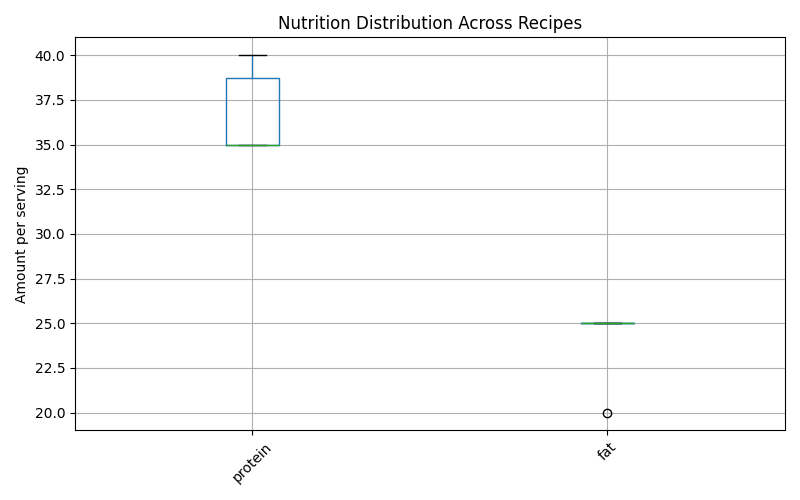

Write the Python code that produced this figure.
#!/usr/bin/env python3
import json
import re
import sys
from pathlib import Path

import matplotlib.pyplot as plt
import pandas as pd

# ─── Load history ────────────────────────────────
history_path = Path(__file__).parent.parent / "recipe_history.json"
if not history_path.exists():
    print(f"Error: {history_path} not found.", file=sys.stderr)
    sys.exit(1)

with open(history_path) as f:
    history = json.load(f)

# ─── Build DataFrame ─────────────────────────────
rows = []
for entry in history:
    nutri = entry.get("recipe", {}).get("nutrition", {}) or {}
    parsed = {}
    for key, val in nutri.items():
        m = re.match(r"^\s*([\d\.]+)", val or "")
        if m:
            parsed[key] = float(m.group(1))
    if parsed:
        parsed["name"] = entry["recipe"].get("name", "Unknown")
        rows.append(parsed)

df = pd.DataFrame(rows).set_index("name")

# ─── Guard against empty data ────────────────────
if df.empty or df.shape[1] == 0:
    print("No numeric nutrition data found — check your parsing!", file=sys.stderr)
    sys.exit(1)

# ─── Summary statistics ──────────────────────────
print("Nutrition summary (per recipe):")
print(df.describe())

# ─── Boxplot of calories, protein, fat ──────────
metrics = [
    c for c in df.columns
    if c.lower() in ("calories", "protein", "fat", "carbs", "fiber")
]
if not metrics:
    print("No matching metrics found for plotting.", file=sys.stderr)
    sys.exit(1)

# ─── Plot and save relative to project root ──────
plt.figure(figsize=(8, 5))
df[metrics].boxplot()
plt.title("Nutrition Distribution Across Recipes")
plt.ylabel("Amount per serving")
plt.xticks(rotation=45)
plt.tight_layout()

plt.savefig("analysis/nutrition_summary.png")

print("\n▶️ Plot saved to analysis/nutrition_summary.png")
